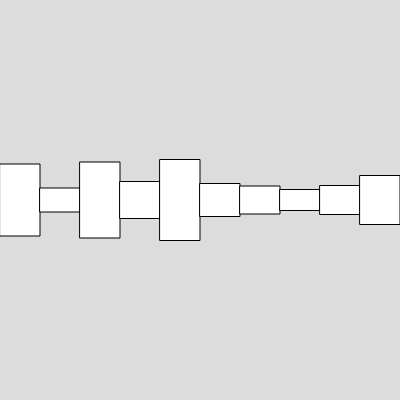
Frame 1 (no input)
Frame 60 (no input): identical to frame 1, image omitted
Frame 120 (the mouse pressed at the canvas centre since frame 60): identical to frame 1, image omitted

The p5.js sketch that drew this single still picture (run headless with seeded random() and noise() and a simulated clock; from frame 60 on, the mouse is pressed at the canvas centre):

// p5.js sketch
// ── sketch.js
let len;

function setup() {
  createCanvas(400, 400);
  background(220);
  let w = width / 10;
  line(0, height / 2, width, height / 2);

  for (let i = 0; i < 10; i++) {
    len = floor(random(5, 100));
    rect(i * w, height / 2 - len / 2, w, len);
  }
}

function draw() {}
